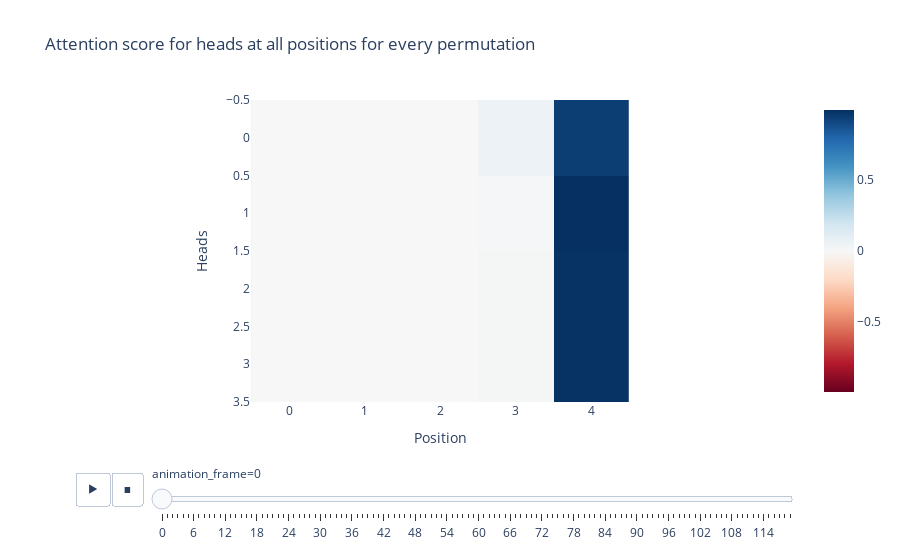

Source (notebook cell):
### Code cell
imshow(attn_mat[:, :,  :],
            xaxis='Position', yaxis='Heads', color_continuous_scale='RdBu', color_continuous_midpoint=0.0,
           title=f'Attention score for heads at all positions for every permutation',
           animation_frame=0,
           animation_name='head')

### Figure 1 — Plotly figure (JSON) as saved in the notebook; plotly's stock layout.template omitted (floating-point values rounded to 4 significant figures)
{"data": [{"coloraxis": "coloraxis", "hovertemplate": "Position: %{x}<br>Heads: %{y}<br>color: %{z}<extra></extra>", "name": "0", "type": "heatmap", "xaxis": "x", "yaxis": "y", "z": [[1.453e-08, 0.000254, 0.0006902, 0.05825, 0.9408], [1.26e-08, 0.0001276, 9.844e-05, 0.009404, 0.9904], [1.056e-09, 2.216e-05, 0.0001549, 0.01638, 0.9834], [8.94e-09, 0.0001065, 0.0005934, 0.01626, 0.983]]}], "layout": {"coloraxis": {"cmid": 0, "colorscale": [[0, "rgb(103,0,31)"], [0.1, "rgb(178,24,43)"], [0.2, "rgb(214,96,77)"], [0.3, "rgb(244,165,130)"], [0.4, "rgb(253,219,199)"], [0.5, "rgb(247,247,247)"], [0.6, "rgb(209,229,240)"], [0.7, "rgb(146,197,222)"], [0.8, "rgb(67,147,195)"], [0.9, "rgb(33,102,172)"], [1, "rgb(5,48,97)"]]}, "sliders": [{"active": 0, "currentvalue": {"prefix": "animation_frame="}, "len": 0.9, "pad": {"b": 10, "t": 60}, "steps": [{"args": [["0"], {"frame": {"duration": 0, "redraw": true}, "fromcurrent": true, "mode": "immediate", "transition": {"duration": 0, "easing": "linear"}}], "label": "0", "method": "animate"}, {"args": [["1"], {"frame": {"duration": 0, "redraw": true}, "fromcurrent": true, "mode": "immediate", "transition": {"duration": 0, "easing": "linear"}}], "label": "1", "method": "animate"}, {"args": [["2"], {"frame": {"duration": 0, "redraw": true}, "fromcurrent": true, "mode": "immediate", "transition": {"duration": 0, "easing": "linear"}}], "label": "2", "method": "animate"}, {"args": [["3"], {"frame": {"duration": 0, "redraw": true}, "fromcurrent": true, "mode": "immediate", "transition": {"duration": 0, "easing": "linear"}}], "label": "3", "method": "animate"}, {"args": [["4"], {"frame": {"duration": 0, "redraw": true}, "fromcurrent": true, "mode": "immediate", "transition": {"duration": 0, "easing": "linear"}}], "label": "4", "method": "animate"}, {"args": [["5"], {"frame": {"duration": 0, "redraw": true}, "fromcurrent": true, "mode": "immediate", "transition": {"duration": 0, "easing": "linear"}}], "label": "5", "method": "animate"}, {"args": [["6"], {"frame": {"duration": 0, "redraw": true}, "fromcurrent": true, "mode": "immediate", "transition": {"duration": 0, "easing": "linear"}}], "label": "6", "method": "animate"}, {"args": [["7"], {"frame": {"duration": 0, "redraw": true}, "fromcurrent": true, "mode": "immediate", "transition": {"duration": 0, "easing": "linear"}}], "label": "7", "method": "animate"}, {"args": [["8"], {"frame": {"duration": 0, "redraw": true}, "fromcurrent": true, "mode": "immediate", "transition": {"duration": 0, "easing": "linear"}}], "label": "8", "method": "animate"}, {"args": [["9"], {"frame": {"duration": 0, "redraw": true}, "fromcurrent": true, "mode": "immediate", "transition": {"duration": 0, "easing": "linear"}}], "label": "9", "method": "animate"}, {"args": [["10"], {"frame": {"duration": 0, "redraw": true}, "fromcurrent": true, "mode": "immediate", "transition": {"duration": 0, "easing": "linear"}}], "label": "10", "method": "animate"}, {"args": [["11"], {"frame": {"duration": 0, "redraw": true}, "fromcurrent": true, "mode": "immediate", "transition": {"duration": 0, "easing": "linear"}}], "label": "11", "method": "animate"}, {"args": [["12"], {"frame": {"duration": 0, "redraw": true}, "fromcurrent": true, "mode": "immediate", "transition": {"duration": 0, "easing": "linear"}}], "label": "12", "method": "animate"}, {"args": [["13"], {"frame": {"duration": 0, "redraw": true}, "fromcurrent": true, "mode": "immediate", "transition": {"duration": 0, "easing": "linear"}}], "label": "13", "method": "animate"}, {"args": [["14"], {"frame": {"duration": 0, "redraw": true}, "fromcurrent": true, "mode": "immediate", "transition": {"duration": 0, "easing": "linear"}}], "label": "14", "method": "animate"}, {"args": [["15"], {"frame": {"duration": 0, "redraw": true}, "fromcurrent": true, "mode": "immediate", "transition": {"duration": 0, "easing": "linear"}}], "label": "15", "method": "animate"}, {"args": [["16"], {"frame": {"duration": 0, "redraw": true}, "fromcurrent": true, "mode": "immediate", "transition": {"duration": 0, "easing": "linear"}}], "label": "16", "method": "animate"}, {"args": [["17"], {"frame": {"duration": 0, "redraw": true}, "fromcurrent": true, "mode": "immediate", "transition": {"duration": 0, "easing": "linear"}}], "label": "17", "method": "animate"}, {"args": [["18"], {"frame": {"duration": 0, "redraw": true}, "fromcurrent": true, "mode": "immediate", "transition": {"duration": 0, "easing": "linear"}}], "label": "18", "method": "animate"}, {"args": [["19"], {"frame": {"duration": 0, "redraw": true}, "fromcurrent": true, "mode": "immediate", "transition": {"duration": 0, "easing": "linear"}}], "label": "19", "method": "animate"}, {"args": [["20"], {"frame": {"duration": 0, "redraw": true}, "fromcurrent": true, "mode": "immediate", "transition": {"duration": 0, "easing": "linear"}}], "label": "20", "method": "animate"}, {"args": [["21"], {"frame": {"duration": 0, "redraw": true}, "fromcurrent": true, "mode": "immediate", "transition": {"duration": 0, "easing": "linear"}}], "label": "21", "method": "animate"}, {"args": [["22"], {"frame": {"duration": 0, "redraw": true}, "fromcurrent": true, "mode": "immediate", "transition": {"duration": 0, "easing": "linear"}}], "label": "22", "method": "animate"}, {"args": [["23"], {"frame": {"duration": 0, "redraw": true}, "fromcurrent": true, "mode": "immediate", "transition": {"duration": 0, "easing": "linear"}}], "label": "23", "method": "animate"}, {"args": [["24"], {"frame": {"duration": 0, "redraw": true}, "fromcurrent": true, "mode": "immediate", "transition": {"duration": 0, "easing": "linear"}}], "label": "24", "method": "animate"}, {"args": [["25"], {"frame": {"duration": 0, "redraw": true}, "fromcurrent": true, "mode": "immediate", "transition": {"duration": 0, "easing": "linear"}}], "label": "25", "method": "animate"}, {"args": [["26"], {"frame": {"duration": 0, "redraw": true}, "fromcurrent": true, "mode": "immediate", "transition": {"duration": 0, "easing": "linear"}}], "label": "26", "method": "animate"}, {"args": [["27"], {"frame": {"duration": 0, "redraw": true}, "fromcurrent": true, "mode": "immediate", "transition": {"duration": 0, "easing": "linear"}}], "label": "27", "method": "animate"}, {"args": [["28"], {"frame": {"duration": 0, "redraw": true}, "fromcurrent": true, "mode": "immediate", "transition": {"duration": 0, "easing": "linear"}}], "label": "28", "method": "animate"}, {"args": [["29"], {"frame": {"duration": 0, "redraw": true}, "fromcurrent": true, "mode": "immediate", "transition": {"duration": 0, "easing": "linear"}}], "label": "29", "method": "animate"}, {"args": [["30"], {"frame": {"duration": 0, "redraw": true}, "fromcurrent": true, "mode": "immediate", "transition": {"duration": 0, "easing": "linear"}}], "label": "30", "method": "animate"}, {"args": [["31"], {"frame": {"duration": 0, "redraw": true}, "fromcurrent": true, "mode": "immediate", "transition": {"duration": 0, "easing": "linear"}}], "label": "31", "method": "animate"}, {"args": [["32"], {"frame": {"duration": 0, "redraw": true}, "fromcurrent": true, "mode": "immediate", "transition": {"duration": 0, "easing": "linear"}}], "label": "32", "method": "animate"}, {"args": [["33"], {"frame": {"duration": 0, "redraw": true}, "fromcurrent": true, "mode": "immediate", "transition": {"duration": 0, "easing": "linear"}}], "label": "33", "method": "animate"}, {"args": [["34"], {"frame": {"duration": 0, "redraw": true}, "fromcurrent": true, "mode": "immediate", "transition": {"duration": 0, "easing": "linear"}}], "label": "34", "method": "animate"}, {"args": [["35"], {"frame": {"duration": 0, "redraw": true}, "fromcurrent": true, "mode": "immediate", "transition": {"duration": 0, "easing": "linear"}}], "label": "35", "method": "animate"}, {"args": [["36"], {"frame": {"duration": 0, "redraw": true}, "fromcurrent": true, "mode": "immediate", "transition": {"duration": 0, "easing": "linear"}}], "label": "36", "method": "animate"}, {"args": [["37"], {"frame": {"duration": 0, "redraw": true}, "fromcurrent": true, "mode": "immediate", "transition": {"duration": 0, "easing": "linear"}}], "label": "37", "method": "animate"}, {"args": [["38"], {"frame": {"duration": 0, "redraw": true}, "fromcurrent": true, "mode": "immediate", "transition": {"duration": 0, "easing": "linear"}}], "label": "38", "method": "animate"}, {"args": [["39"], {"frame": {"duration": 0, "redraw": true}, "fromcurrent": true, "mode": "immediate", "transition": {"duration": 0, "easing": "linear"}}], "label": "39", "method": "animate"}, {"args": [["40"], {"frame": {"duration": 0, "redraw": true}, "fromcurrent": true, "mode": "immediate", "transition": {"duration": 0, "easing": "linear"}}], "label": "40", "method": "animate"}, {"args": [["41"], {"frame": {"duration": 0, "redraw": true}, "fromcurrent": true, "mode": "immediate", "transition": {"duration": 0, "easing": "linear"}}], "label": "41", "method": "animate"}, {"args": [["42"], {"frame": {"duration": 0, "redraw": true}, "fromcurrent": true, "mode": "immediate", "transition": {"duration": 0, "easing": "linear"}}], "label": "42", "method": "animate"}, {"args": [["43"], {"frame": {"duration": 0, "redraw": true}, "fromcurrent": true, "mode": "immediate", "transition": {"duration": 0, "easing": "linear"}}], "label": "43", "method": "animate"}, {"args": [["44"], {"frame": {"duration": 0, "redraw": true}, "fromcurrent": true, "mode": "immediate", "transition": {"duration": 0, "easing": "linear"}}], "label": "44", "method": "animate"}, {"args": [["45"], {"frame": {"duration": 0, "redraw": true}, "fromcurrent": true, "mode": "immediate", "transition": {"duration": 0, "easing": "linear"}}], "label": "45", "method": "animate"}, {"args": [["46"], {"frame": {"duration": 0, "redraw": true}, "fromcurrent": true, "mode": "immediate", "transition": {"duration": 0, "easing": "linear"}}], "label": "46", "method": "animate"}, {"args": [["47"], {"frame": {"duration": 0, "redraw": true}, "fromcurrent": true, "mode": "immediate", "transition": {"duration": 0, "easing": "linear"}}], "label": "47", "method": "animate"}, {"args": [["48"], {"frame": {"duration": 0, "redraw": true}, "fromcurrent": true, "mode": "immediate", "transition": {"duration": 0, "easing": "linear"}}], "label": "48", "method": "animate"}, {"args": [["49"], {"frame": {"duration": 0, "redraw": true}, "fromcurrent": true, "mode": "immediate", "transition": {"duration": 0, "easing": "linear"}}], "label": "49", "method": "animate"}, {"args": [["50"], {"frame": {"duration": 0, "redraw": true}, "fromcurrent": true, "mode": "immediate", "transition": {"duration": 0, "easing": "linear"}}], "label": "50", "method": "animate"}, {"args": [["51"], {"frame": {"duration": 0, "redraw": true}, "fromcurrent": true, "mode": "immediate", "transition": {"duration": 0, "easing": "linear"}}], "label": "51", "method": "animate"}, {"args": [["52"], {"frame": {"duration": 0, "redraw": true}, "fromcurrent": true, "mode": "immediate", "transition": {"duration": 0, "easing": "linear"}}], "label": "52", "method": "animate"}, {"args": [["53"], {"frame": {"duration": 0, "redraw": true}, "fromcurrent": true, "mode": "immediate", "transition": {"duration": 0, "easing": "linear"}}], "label": "53", "method": "animate"}, {"args": [["54"], {"frame": {"duration": 0, "redraw": true}, "fromcurrent": true, "mode": "immediate", "transition": {"duration": 0, "easing": "linear"}}], "label": "54", "method": "animate"}, {"args": [["55"], {"frame": {"duration": 0, "redraw": true}, "fromcurrent": true, "mode": "immediate", "transition": {"duration": 0, "easing": "linear"}}], "label": "55", "method": "animate"}, {"args": [["56"], {"frame": {"duration": 0, "redraw": true}, "fromcurrent": true, "mode": "immediate", "transition": {"duration": 0, "easing": "linear"}}], "label": "56", "method": "animate"}, {"args": [["57"], {"frame": {"duration": 0, "redraw": true}, "fromcurrent": true, "mode": "immediate", "transition": {"duration": 0, "easing": "linear"}}], "label": "57", "method": "animate"}, {"args": [["58"], {"frame": {"duration": 0, "redraw": true}, "fromcurrent": true, "mode": "immediate", "transition": {"duration": 0, "easing": "linear"}}], "label": "58", "method": "animate"}, {"args": [["59"], {"frame": {"duration": 0, "redraw": true}, "fromcurrent": true, "mode": "immediate", "transition": {"duration": 0, "easing": "linear"}}], "label": "59", "method": "animate"}, {"args": [["60"], {"frame": {"duration": 0, "redraw": true}, "fromcurrent": true, "mode": "immediate", "transition": {"duration": 0, "easing": "linear"}}], "label": "60", "method": "animate"}, {"args": [["61"], {"frame": {"duration": 0, "redraw": true}, "fromcurrent": true, "mode": "immediate", "transition": {"duration": 0, "easing": "linear"}}], "label": "61", "method": "animate"}, {"args": [["62"], {"frame": {"duration": 0, "redraw": true}, "fromcurrent": true, "mode": "immediate", "transition": {"duration": 0, "easing": "linear"}}], "label": "62", "method": "animate"}, {"args": [["63"], {"frame": {"duration": 0, "redraw": true}, "fromcurrent": true, "mode": "immediate", "transition": {"duration": 0, "easing": "linear"}}], "label": "63", "method": "animate"}, {"args": [["64"], {"frame": {"duration": 0, "redraw": true}, "fromcurrent": true, "mode": "immediate", "transition": {"duration": 0, "easing": "linear"}}], "label": "64", "method": "animate"}, {"args": [["65"], {"frame": {"duration": 0, "redraw": true}, "fromcurrent": true, "mode": "immediate", "transition": {"duration": 0, "easing": "linear"}}], "label": "65", "method": "animate"}, {"args": [["66"], {"frame": {"duration": 0, "redraw": true}, "fromcurrent": true, "mode": "immediate", "transition": {"duration": 0, "easing": "linear"}}], "label": "66", "method": "animate"}, {"args": [["67"], {"frame": {"duration": 0, "redraw": true}, "fromcurrent": true, "mode": "immediate", "transition": {"duration": 0, "easing": "linear"}}], "label": "67", "method": "animate"}, {"args": [["68"], {"frame": {"duration": 0, "redraw": true}, "fromcurrent": true, "mode": "immediate", "transition": {"duration": 0, "easing": "linear"}}], "label": "68", "method": "animate"}, {"args": [["69"], {"frame": {"duration": 0, "redraw": true}, "fromcurrent": true, "mode": "immediate", "transition": {"duration": 0, "easing": "linear"}}], "label": "69", "method": "animate"}, {"args": [["70"], {"frame": {"duration": 0, "redraw": true}, "fromcurrent": true, "mode": "immediate", "transition": {"duration": 0, "easing": "linear"}}], "label": "70", "method": "animate"}, {"args": [["71"], {"frame": {"duration": 0, "redraw": true}, "fromcurrent": true, "mode": "immediate", "transition": {"duration": 0, "easing": "linear"}}], "label": "71", "method": "animate"}, {"args": [["72"], {"frame": {"duration": 0, "redraw": true}, "fromcurrent": true, "mode": "immediate", "transition": {"duration": 0, "easing": "linear"}}], "label": "72", "method": "animate"}, {"args": [["73"], {"frame": {"duration": 0, "redraw": true}, "fromcurrent": true, "mode": "immediate", "transition": {"duration": 0, "easing": "linear"}}], "label": "73", "method": "animate"}, {"args": [["74"], {"frame": {"duration": 0, "redraw": true}, "fromcurrent": true, "mode": "immediate", "transition": {"duration": 0, "easing": "linear"}}], "label": "74", "method": "animate"}, {"args": [["75"], {"frame": {"duration": 0, "redraw": true}, "fromcurrent": true, "mode": "immediate", "transition": {"duration": 0, "easing": "linear"}}], "label": "75", "method": "animate"}, {"args": [["76"], {"frame": {"duration": 0, "redraw": true}, "fromcurrent": true, "mode": "immediate", "transition": {"duration": 0, "easing": "linear"}}], "label": "76", "method": "animate"}, {"args": [["77"], {"frame": {"duration": 0, "redraw": true}, "fromcurrent": true, "mode": "immediate", "transition": {"duration": 0, "easing": "linear"}}], "label": "77", "method": "animate"}, {"args": [["78"], {"frame": {"duration": 0, "redraw": true}, "fromcurrent": true, "mode": "immediate", "transition": {"duration": 0, "easing": "linear"}}], "label": "78", "method": "animate"}, {"args": [["79"], {"frame": {"duration": 0, "redraw": true}, "fromcurrent": true, "mode": "immediate", "transition": {"duration": 0, "easing": "linear"}}], "label": "79", "method": "animate"}, {"args": [["80"], {"frame": {"duration": 0, "redraw": true}, "fromcurrent": true, "mode": "immediate", "transition": {"duration": 0, "easing": "linear"}}], "label": "80", "method": "animate"}, {"args": [["81"], {"frame": {"duration": 0, "redraw": true}, "fromcurrent": true, "mode": "immediate", "transition": {"duration": 0, "easing": "linear"}}], "label": "81", "method": "animate"}, {"args": [["82"], {"frame": {"duration": 0, "redraw": true}, "fromcurrent": true, "mode": "immediate", "transition": {"duration": 0, "easing": "linear"}}], "label": "82", "method": "animate"}, {"args": [["83"], {"frame": {"duration": 0, "redraw": true}, "fromcurrent": true, "mode": "immediate", "transition": {"duration": 0, "easing": "linear"}}], "label": "83", "method": "animate"}, {"args": [["84"], {"frame": {"duration": 0, "redraw": true}, "fromcurrent": true, "mode": "immediate", "transition": {"duration": 0, "easing": "linear"}}], "label": "84", "method": "animate"}, {"args": [["85"], {"frame": {"duration": 0, "redraw": true}, "fromcurrent": true, "mode": "immediate", "transition": {"duration": 0, "easing": "linear"}}], "label": "85", "method": "animate"}, {"args": [["86"], {"frame": {"duration": 0, "redraw": true}, "fromcurrent": true, "mode": "immediate", "transition": {"duration": 0, "easing": "linear"}}], "label": "86", "method": "animate"}, {"args": [["87"], {"frame": {"duration": 0, "redraw": true}, "fromcurrent": true, "mode": "immediate", "transition": {"duration": 0, "easing": "linear"}}], "label": "87", "method": "animate"}, {"args": [["88"], {"frame": {"duration": 0, "redraw": true}, "fromcurrent": true, "mode": "immediate", "transition": {"duration": 0, "easing": "linear"}}], "label": "88", "method": "animate"}, {"args": [["89"], {"frame": {"duration": 0, "redraw": true}, "fromcurrent": true, "mode": "immediate", "transition": {"duration": 0, "easing": "linear"}}], "label": "89", "method": "animate"}, {"args": [["90"], {"frame": {"duration": 0, "redraw": true}, "fromcurrent": true, "mode": "immediate", "transition": {"duration": 0, "easing": "linear"}}], "label": "90", "method": "animate"}, {"args": [["91"], {"frame": {"duration": 0, "redraw": true}, "fromcurrent": true, "mode": "immediate", "transition": {"duration": 0, "easing": "linear"}}], "label": "91", "method": "animate"}, {"args": [["92"], {"frame": {"duration": 0, "redraw": true}, "fromcurrent": true, "mode": "immediate", "transition": {"duration": 0, "easing": "linear"}}], "label": "92", "method": "animate"}, {"args": [["93"], {"frame": {"duration": 0, "redraw": true}, "fromcurrent": true, "mode": "immediate", "transition": {"duration": 0, "easing": "linear"}}], "label": "93", "method": "animate"}, {"args": [["94"], {"frame": {"duration": 0, "redraw": true}, "fromcurrent": true, "mode": "immediate", "transition": {"duration": 0, "easing": "linear"}}], "label": "94", "method": "animate"}, {"args": [["95"], {"frame": {"duration": 0, "redraw": true}, "fromcurrent": true, "mode": "immediate", "transition": {"duration": 0, "easing": "linear"}}], "label": "95", "method": "animate"}, {"args": [["96"], {"frame": {"duration": 0, "redraw": true}, "fromcurrent": true, "mode": "immediate", "transition": {"duration": 0, "easing": "linear"}}], "label": "96", "method": "animate"}, {"args": [["97"], {"frame": {"duration": 0, "redraw": true}, "fromcurrent": true, "mode": "immediate", "transition": {"duration": 0, "easing": "linear"}}], "label": "97", "method": "animate"}, {"args": [["98"], {"frame": {"duration": 0, "redraw": true}, "fromcurrent": true, "mode": "immediate", "transition": {"duration": 0, "easing": "linear"}}], "label": "98", "method": "animate"}, {"args": [["99"], {"frame": {"duration": 0, "redraw": true}, "fromcurrent": true, "mode": "immediate", "transition": {"duration": 0, "easing": "linear"}}], "label": "99", "method": "animate"}, {"args": [["100"], {"frame": {"duration": 0, "redraw": true}, "fromcurrent": true, "mode": "immediate", "transition": {"duration": 0, "easing": "linear"}}], "label": "100", "method": "animate"}, {"args": [["101"], {"frame": {"duration": 0, "redraw": true}, "fromcurrent": true, "mode": "immediate", "transition": {"duration": 0, "easing": "linear"}}], "label": "101", "method": "animate"}, {"args": [["102"], {"frame": {"duration": 0, "redraw": true}, "fromcurrent": true, "mode": "immediate", "transition": {"duration": 0, "easing": "linear"}}], "label": "102", "method": "animate"}, {"args": [["103"], {"frame": {"duration": 0, "redraw": true}, "fromcurrent": true, "mode": "immediate", "transition": {"duration": 0, "easing": "linear"}}], "label": "103", "method": "animate"}, {"args": [["104"], {"frame": {"duration": 0, "redraw": true}, "fromcurrent": true, "mode": "immediate", "transition": {"duration": 0, "easing": "linear"}}], "label": "104", "method": "animate"}, {"args": [["105"], {"frame": {"duration": 0, "redraw": true}, "fromcurrent": true, "mode": "immediate", "transition": {"duration": 0, "easing": "linear"}}], "label": "105", "method": "animate"}, {"args": [["106"], {"frame": {"duration": 0, "redraw": true}, "fromcurrent": true, "mode": "immediate", "transition": {"duration": 0, "easing": "linear"}}], "label": "106", "method": "animate"}, {"args": [["107"], {"frame": {"duration": 0, "redraw": true}, "fromcurrent": true, "mode": "immediate", "transition": {"duration": 0, "easing": "linear"}}], "label": "107", "method": "animate"}, {"args": [["108"], {"frame": {"duration": 0, "redraw": true}, "fromcurrent": true, "mode": "immediate", "transition": {"duration": 0, "easing": "linear"}}], "label": "108", "method": "animate"}, {"args": [["109"], {"frame": {"duration": 0, "redraw": true}, "fromcurrent": true, "mode": "immediate", "transition": {"duration": 0, "easing": "linear"}}], "label": "109", "method": "animate"}, {"args": [["110"], {"frame": {"duration": 0, "redraw": true}, "fromcurrent": true, "mode": "immediate", "transition": {"duration": 0, "easing": "linear"}}], "label": "110", "method": "animate"}, {"args": [["111"], {"frame": {"duration": 0, "redraw": true}, "fromcurrent": true, "mode": "immediate", "transition": {"duration": 0, "easing": "linear"}}], "label": "111", "method": "animate"}, {"args": [["112"], {"frame": {"duration": 0, "redraw": true}, "fromcurrent": true, "mode": "immediate", "transition": {"duration": 0, "easing": "linear"}}], "label": "112", "method": "animate"}, {"args": [["113"], {"frame": {"duration": 0, "redraw": true}, "fromcurrent": true, "mode": "immediate", "transition": {"duration": 0, "easing": "linear"}}], "label": "113", "method": "animate"}, {"args": [["114"], {"frame": {"duration": 0, "redraw": true}, "fromcurrent": true, "mode": "immediate", "transition": {"duration": 0, "easing": "linear"}}], "label": "114", "method": "animate"}, {"args": [["115"], {"frame": {"duration": 0, "redraw": true}, "fromcurrent": true, "mode": "immediate", "transition": {"duration": 0, "easing": "linear"}}], "label": "115", "method": "animate"}, {"args": [["116"], {"frame": {"duration": 0, "redraw": true}, "fromcurrent": true, "mode": "immediate", "transition": {"duration": 0, "easing": "linear"}}], "label": "116", "method": "animate"}, {"args": [["117"], {"frame": {"duration": 0, "redraw": true}, "fromcurrent": true, "mode": "immediate", "transition": {"duration": 0, "easing": "linear"}}], "label": "117", "method": "animate"}, {"args": [["118"], {"frame": {"duration": 0, "redraw": true}, "fromcurrent": true, "mode": "immediate", "transition": {"duration": 0, "easing": "linear"}}], "label": "118", "method": "animate"}, {"args": [["119"], {"frame": {"duration": 0, "redraw": true}, "fromcurrent": true, "mode": "immediate", "transition": {"duration": 0, "easing": "linear"}}], "label": "119", "method": "animate"}], "x": 0.1, "xanchor": "left", "y": 0, "yanchor": "top"}], "title": {"text": "Attention score for heads at all positions for every permutation"}, "updatemenus": [{"buttons": [{"args": [null, {"frame": {"duration": 500, "redraw": true}, "fromcurrent": true, "mode": "immediate", "transition": {"duration": 500, "easing": "linear"}}], "label": "&#9654;", "method": "animate"}, {"args": [[null], {"frame": {"duration": 0, "redraw": true}, "fromcurrent": true, "mode": "immediate", "transition": {"duration": 0, "easing": "linear"}}], "label": "&#9724;", "method": "animate"}], "direction": "left", "pad": {"r": 10, "t": 70}, "showactive": false, "type": "buttons", "x": 0.1, "xanchor": "right", "y": 0, "yanchor": "top"}], "xaxis": {"anchor": "y", "constrain": "domain", "domain": [0, 1], "scaleanchor": "y", "title": {"text": "Position"}}, "yaxis": {"anchor": "x", "autorange": "reversed", "constrain": "domain", "domain": [0, 1], "title": {"text": "Heads"}}}}
